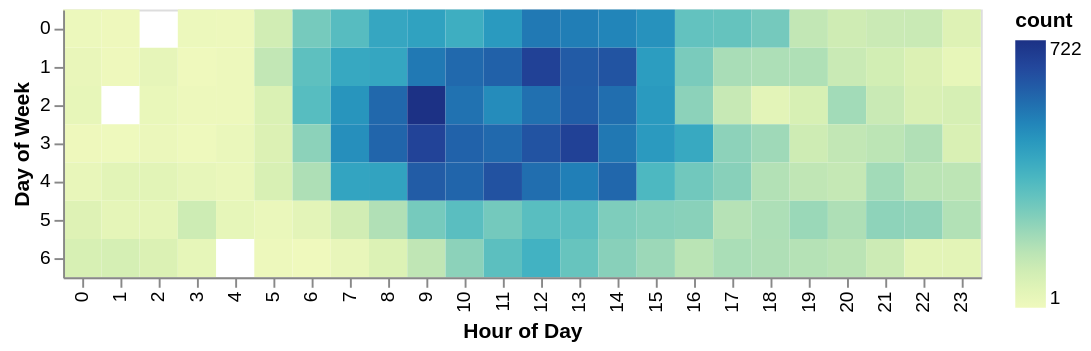

Write a Vega-Lite specification for this figure.
### Vega-Lite specification from a JSON file in a GitHub repository (floating-point values rounded to 4 significant figures; data arrays with more than 128 entries replaced by an {"elided": "..."} marker saying what was removed)
{"usermeta": {"embedOptions": {"theme": "latimes"}}, "config": {"view": {"continuousWidth": 400, "continuousHeight": 300}}, "data": {"name": "data-53cc6d97a09df390653c97f4918e9c84"}, "mark": "rect", "encoding": {"color": {"type": "quantitative", "field": "count"}, "x": {"type": "ordinal", "field": "Hour of Day"}, "y": {"type": "nominal", "field": "Day of Week"}}, "$schema": "https://vega.github.io/schema/vega-lite/v4.8.1.json", "datasets": {"data-53cc6d97a09df390653c97f4918e9c84": {"elided": "165 records"}}}
